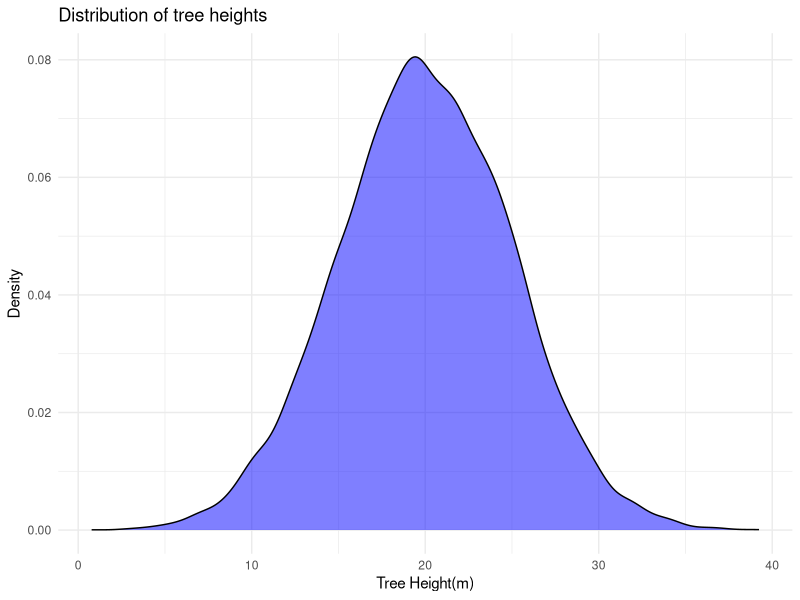
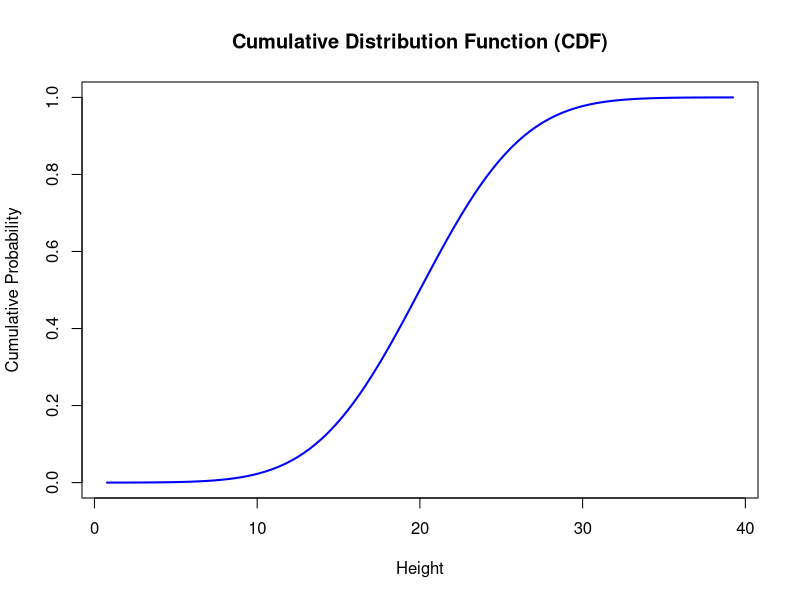
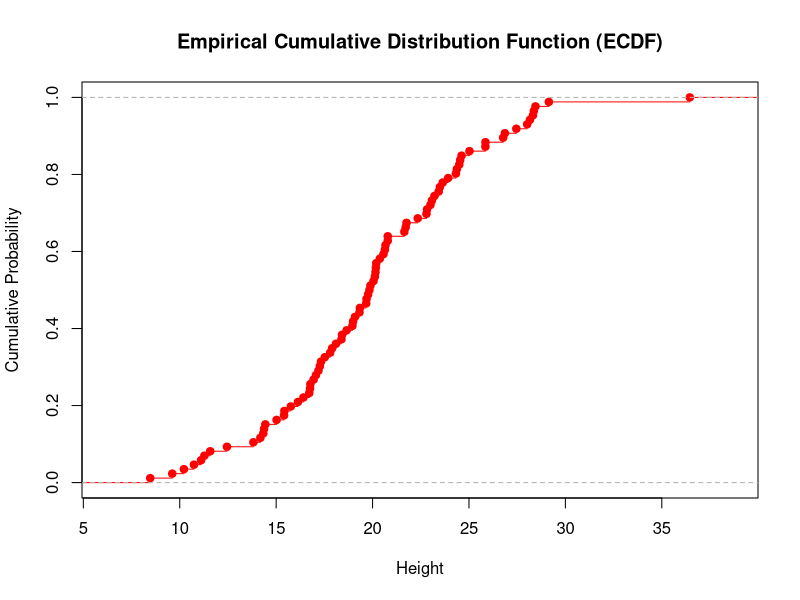
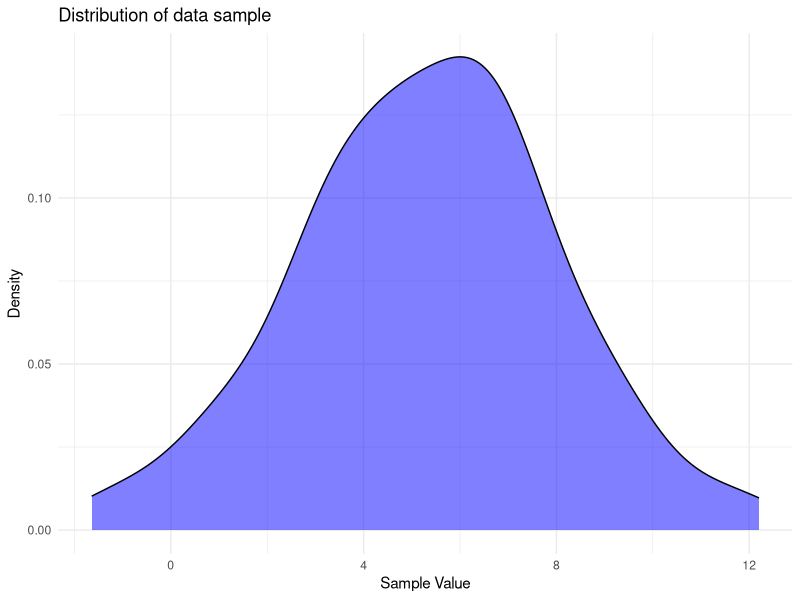
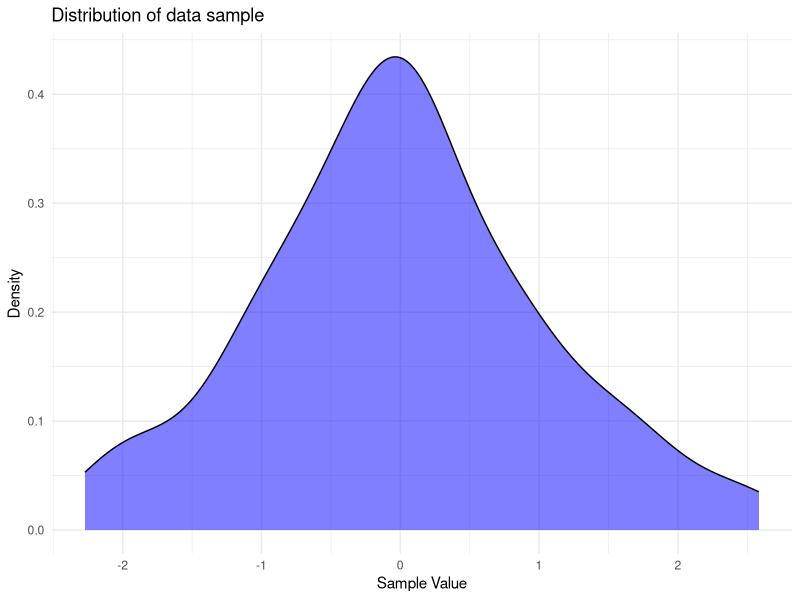
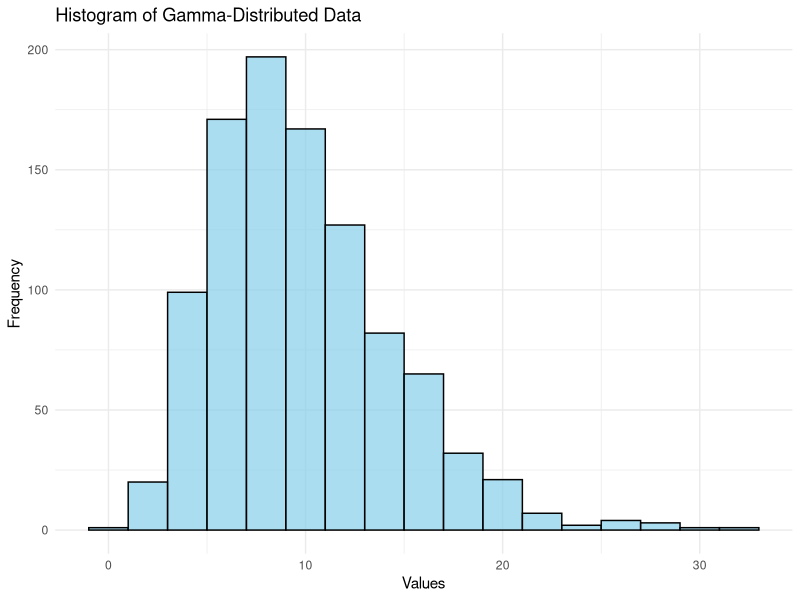
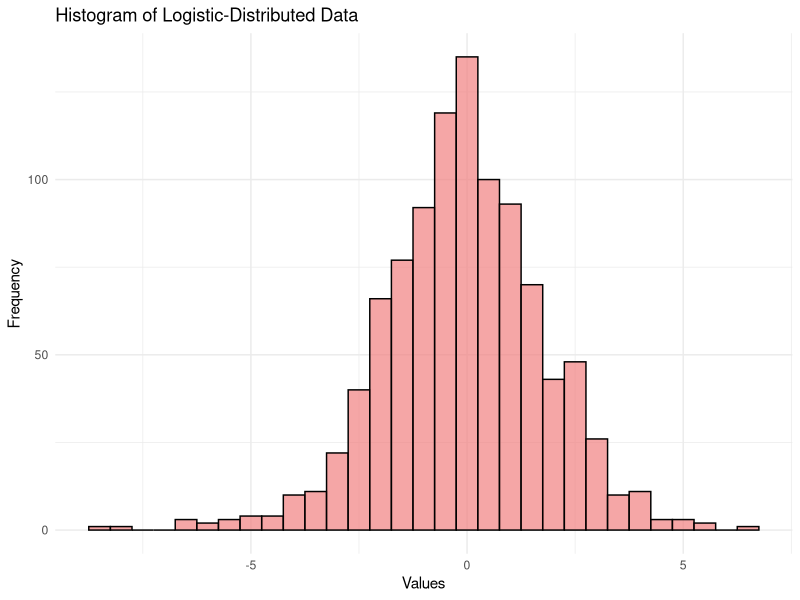
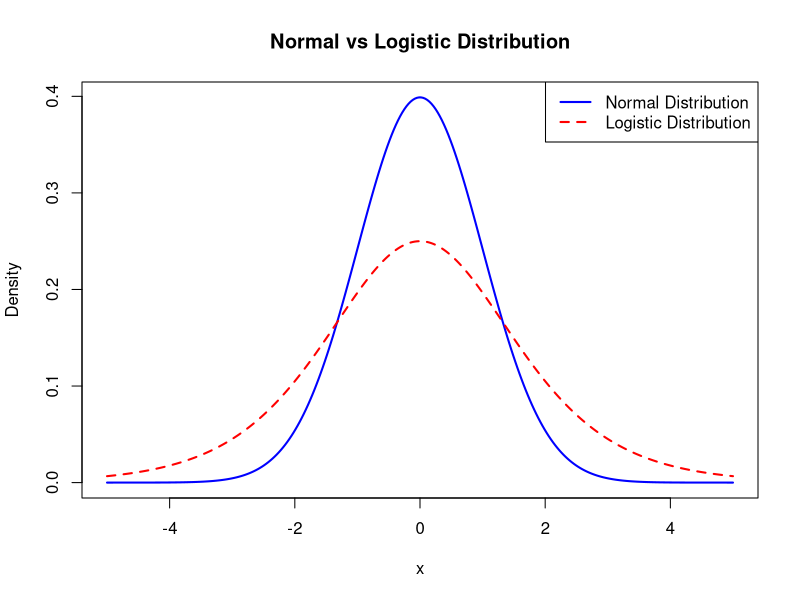

Reproduce these figures in R, in order.
## ---- chunk 1
# Seed for reproducibility
set.seed(123)

# A population of 12500 oak trees 
population_heights <- rnorm(12500, mean = 20, sd=5)
head(population_heights)
## ---- chunk 2
# Randomly select 86 trees 
sample_heights <- sample(population_heights, size=86, replace = FALSE)
tail(sample_heights)
## ---- chunk 3
# Mean and standard deviation of the entire population
population_stats <- c(
  Mean = mean(population_heights),
  SD = sd(population_heights)
)

population_stats
## ---- chunk 4
# Mean and standard deviation of the sample
sample_stats <- c(
  Mean = mean(sample_heights),
  SD = sd(sample_heights)
)

sample_stats
## ---- chunk 5
# Set seed for reproducibility 
set.seed(76)

# Simulate the data collection
farm_population_pH <- rnorm(n = 5342, mean=3.61, sd=0.8)
head(farm_population_pH)
## ---- chunk 6
# Set seed for reproducibility 
set.seed(76)

# Simulate the data collection
farm_population_pH <- rnorm(n = 5342, mean=3.61, sd=0.8)
head(farm_population_pH)
## ---- chunk 7
population_stats <- c(
  Mean = mean(farm_population_pH),
  standard_deviation = sd(farm_population_pH)
)

population_stats # show the results
## ---- chunk 8
farm_sample_pH <- sample(farm_population_pH, 
                         size = 65, 
                         replace = FALSE)
head(farm_sample_pH)
## ---- chunk 9
sample_stats <- c(
  Mean = mean(farm_sample_pH),
  standard_deviation = (sd(farm_sample_pH))
)

sample_stats # show the results
## ---- chunk 10
library(ggplot2)

# Create a data frame from the data 
oak_df <- data.frame(Height = population_heights)

# Plot the density plot 
ggplot(oak_df, 
       aes(x = Height)) + 
  geom_density(fill = "blue", alpha=0.5) + 
  labs(
    title = "Distribution of tree heights",
    x = "Tree Height(m)",
    y = "Density"
  ) + 
  theme_minimal()
## ---- chunk 11
sample_heights <- sample(population_heights, size=86, replace = FALSE)
## ---- chunk 12
tail(sample_heights)
## ---- chunk 13
x <- seq(min(population_heights), max(population_heights), length = 100)
cdf_values <- pnorm(x, mean = mean(population_heights), sd = sd(population_heights))

plot(x, cdf_values, type="l", col="blue", lwd=2, 
     xlab="Height", ylab="Cumulative Probability", 
     main="Cumulative Distribution Function (CDF)")
## ---- chunk 14
# calculate CDF 
CDF <- ecdf(sample_heights)

# draw the cdf plot
plot(CDF,
     main="Empirical Cumulative Distribution Function (ECDF)", 
     xlab="Height", ylab="Cumulative Probability", col="red")
## ---- chunk 15
set.seed(1)

data <- rnorm(100, mean=5, sd=3)
df <- data.frame(data)
# Plot the data
ggplot(df, 
       aes(x = data)) + 
  geom_density(fill = "blue", alpha=0.5) + 
  labs(
    title = "Distribution of data sample",
    x = "Sample Value",
    y = "Density"
  ) + 
  theme_minimal()
## ---- chunk 16
set.seed(100)

data <- rnorm(100, mean=0, sd=1)
df <- data.frame(data)
# Plot the data
ggplot(df, 
       aes(x = data)) + 
  geom_density(fill = "blue", alpha=0.5) + 
  labs(
    title = "Distribution of data sample",
    x = "Sample Value",
    y = "Density"
  ) + 
  theme_minimal()
## ---- chunk 17
# Load necessary library
library(ggplot2)

# Generate random data from a gamma distribution
set.seed(42)  # Ensures reproducibility
gamma_data <- rgamma(1000, shape = 5, scale = 2)

# Visualize the data distribution
ggplot(data.frame(gamma_data), aes(x = gamma_data)) +
  geom_histogram(binwidth = 2, fill = "skyblue", color = "black", alpha = 0.7) +
  ggtitle("Histogram of Gamma-Distributed Data") +
  xlab("Values") + ylab("Frequency") +
  theme_minimal()
## ---- chunk 18
library(fitdistrplus)

# Fit a gamma distribution to the data
fit <- fitdist(gamma_data, "gamma")

# Print summary of the fit
summary(fit)
## ---- chunk 19
# Load necessary library
library(ggplot2)

# Generate random data from the logistic distribution
set.seed(42)  # Ensures reproducibility
logistic_data <- rlogis(1000, location = 0, scale = 1)

# Visualize the data distribution
ggplot(data.frame(logistic_data), aes(x = logistic_data)) +
  geom_histogram(binwidth = 0.5, fill = "lightcoral", color = "black", alpha = 0.7) +
  ggtitle("Histogram of Logistic-Distributed Data") +
  xlab("Values") + ylab("Frequency") +
  theme_minimal()
## ---- chunk 20
# Define x-axis range
x <- seq(-5, 5, length.out = 300)

# Compute density for normal and logistic distributions
normal_density <- dnorm(x, mean = 0, sd = 1)
logistic_density <- dlogis(x, location = 0, scale = 1)

# Plot the distributions
plot(x, normal_density, type = "l", lwd = 2, col = "blue", 
     ylab = "Density", xlab = "x", main = "Normal vs Logistic Distribution")
lines(x, logistic_density, lwd = 2, col = "red", lty = 2)
legend("topright", legend = c("Normal Distribution", "Logistic Distribution"),
       col = c("blue", "red"), lty = c(1, 2), lwd = 2)
## ---- chunk 21
# Simulating data
set.seed(42)
x <- rnorm(100)
y <- rbinom(100, 1, plogis(0.5 + 1.2 * x))  # Logistic function

# Fit logistic regression
logistic_model <- glm(y ~ x, family = binomial)

# Summary of model
summary(logistic_model)
## ---- chunk 22
# Load necessary library
library(ggplot2)

# Define x values
t_values <- seq(-4, 4, length=100)

# Compute density for different degrees of freedom
df2 <- dt(t_values, df=2)
df12 <- dt(t_values, df=12)
norm <- dnorm(t_values) # Standard normal

data <- data.frame(x=t_values, StdNormal=norm, df2=df2, df12=df12)

# Plot the distributions
ggplot(data, aes(x=x)) +
  geom_line(aes(y=StdNormal, linetype="Std Normal")) +
  geom_line(aes(y=df2, linetype="t, df = 2")) +
  geom_line(aes(y=df12, linetype="t, df = 12")) +
  labs(y="Probability Density", x="t values") +
  scale_linetype_manual("", values=c("solid", "dashed", "dotdash")) +
  theme_minimal()
## ---- chunk 23
# Sample data (species richness in two forest areas)
area_A <- c(23, 25, 27, 30, 28, 26, 29, 31)
area_B <- c(19, 20, 22, 24, 21, 23, 22, 25)

# Perform two-sample t-test
t.test(area_A, area_B, var.equal=TRUE)
## ---- chunk 24
# Define x values
x_vals <- seq(-4, 4, length=200)
y_vals <- dt(x_vals, df=10)

# Critical region (alpha = 0.05, two-tailed)
critical_val <- qt(0.975, df=10)

# Plot
plot(x_vals, y_vals, type="l", ylab="Probability Density", xlab="t values", main="t-Distribution with Critical Regions")
abline(v=c(-critical_val, critical_val), col="red", lwd=2, lty=2)
## ---- chunk 25
# Create contingency table
species_habitat <- matrix(c(30, 20, 15, 35), nrow=2, byrow=TRUE)
colnames(species_habitat) <- c("Present", "Absent")
rownames(species_habitat) <- c("Forest", "Grassland")

# Perform Chi-square test
chisq.test(species_habitat)
## ---- chunk 26
# Observed and expected bird counts
observed <- c(45, 55, 60, 40)
expected <- c(50, 50, 50, 50)

# Perform Chi-square goodness-of-fit test
chisq.test(observed, p = rep(1/4, 4)) # Equal probability across sites
## ---- chunk 27
par(mfrow = c(1,2))  

# Chi-square distribution for different degrees of freedom
curve(dchisq(x, df=2), from=0, to=10, ylab="Probability density", 
      main="Chi-square Distributions in Ecology", lwd=1, lty=1)
curve(dchisq(x, df=5), from=0, to=10, add=TRUE, lty=2)
curve(dchisq(x, df=10), from=0, to=10, add=TRUE, lty=3)
legend("topright", legend=c("df = 2", "df = 5", "df = 10"), 
       lty=1:3, bty="n")

# F-distribution for different df values
curve(df(x, df1=1, df2=10), from=0, to=5, ylab="Probability density", 
      main="F Distributions in Ecology", lwd=1, lty=1)
curve(df(x, df1=6, df2=60), from=0, to=5, add=TRUE, lty=2)
curve(df(x, df1=10, df2=100), from=0, to=5, add=TRUE, lty=3)
legend("topright", legend=c("df1 = 1, df2 = 10", "df1 = 6, df2 = 60", "df1 = 10, df2 = 100"), 
       lty=1:3, bty="n")
## ---- chunk 28
par(mfrow = c(1,1))  

# F-distributions for different degrees of freedom
curve(df(x, df1=1, df2=10), from=0, to=5, ylab="Probability Density", 
      main="F Distribution in Ecology", lwd=1, lty=1)
curve(df(x, df1=6, df2=60), from=0, to=5, add=TRUE, lty=2)
curve(df(x, df1=10, df2=100), from=0, to=5, add=TRUE, lty=3)

legend("topright", legend=c("df1 = 1, df2 = 10", "df1 = 6, df2 = 60", "df1 = 10, df2 = 100"), 
       lty=1:3, bty="n")
